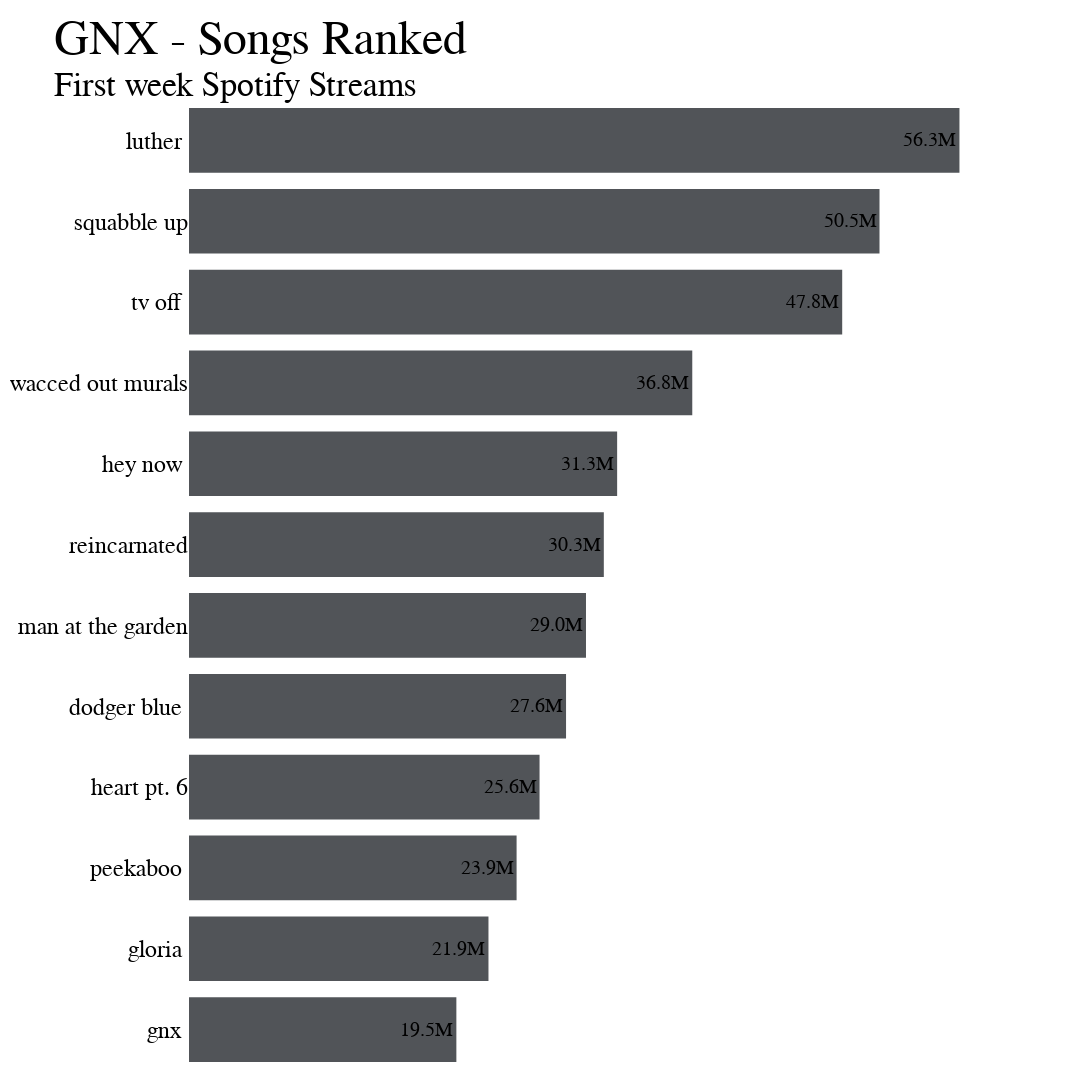

The cell this chart's notebook holds for it:
### Code cell
fig.show()

### Figure 1 — Plotly figure (JSON) as saved in the notebook; plotly's stock layout.template omitted (floating-point values rounded to 4 significant figures)
{"data": [{"alignmentgroup": "True", "hovertemplate": "Plays=%{x}<br>Name=%{y}<br>label=%{text}<extra></extra>", "legendgroup": "", "marker": {"color": "#515458", "line": {"color": "black", "width": 0}, "pattern": {"shape": ""}}, "name": "", "offsetgroup": "", "orientation": "h", "showlegend": false, "text": ["36.8M", "50.5M", "56.3M", "29.0M", "31.3M", "30.3M", "47.8M", "27.6M", "23.9M", "25.6M", "19.5M", "21.9M"], "textfont": {"color": "black", "family": "Circular Std", "size": 20}, "textposition": "auto", "type": "bar", "x": [36794049, 50482436, 56327281, 29023517, 31301450, 30327487, 47755251, 27566074, 23949681, 25628736, 19547367, 21894226], "xaxis": "x", "y": ["wacced out murals", "squabble up", "luther ", "man at the garden", "hey now ", "reincarnated", "tv off ", "dodger blue ", "peekaboo ", "heart pt. 6", "gnx ", "gloria "], "yaxis": "y"}], "layout": {"bargap": 0.2, "barmode": "relative", "height": 1080, "legend": {"tracegroupgap": 0}, "margin": {"b": 10, "t": 100}, "paper_bgcolor": "rgba(0,0,0,0)", "plot_bgcolor": "rgba(0,0,0,0)", "showlegend": false, "title": {"font": {"color": "black", "family": "Circular Std", "size": 48}, "text": "GNX - Songs Ranked<br><sup>First week Spotify Streams</sup>", "y": 0.95}, "width": 1080, "xaxis": {"anchor": "y", "domain": [0, 1], "title": {"text": "Plays"}, "visible": false}, "yaxis": {"anchor": "x", "categoryorder": "total ascending", "domain": [0, 1], "tickfont": {"color": "black", "family": "Circular Std", "size": 24}, "title": {}}}}
